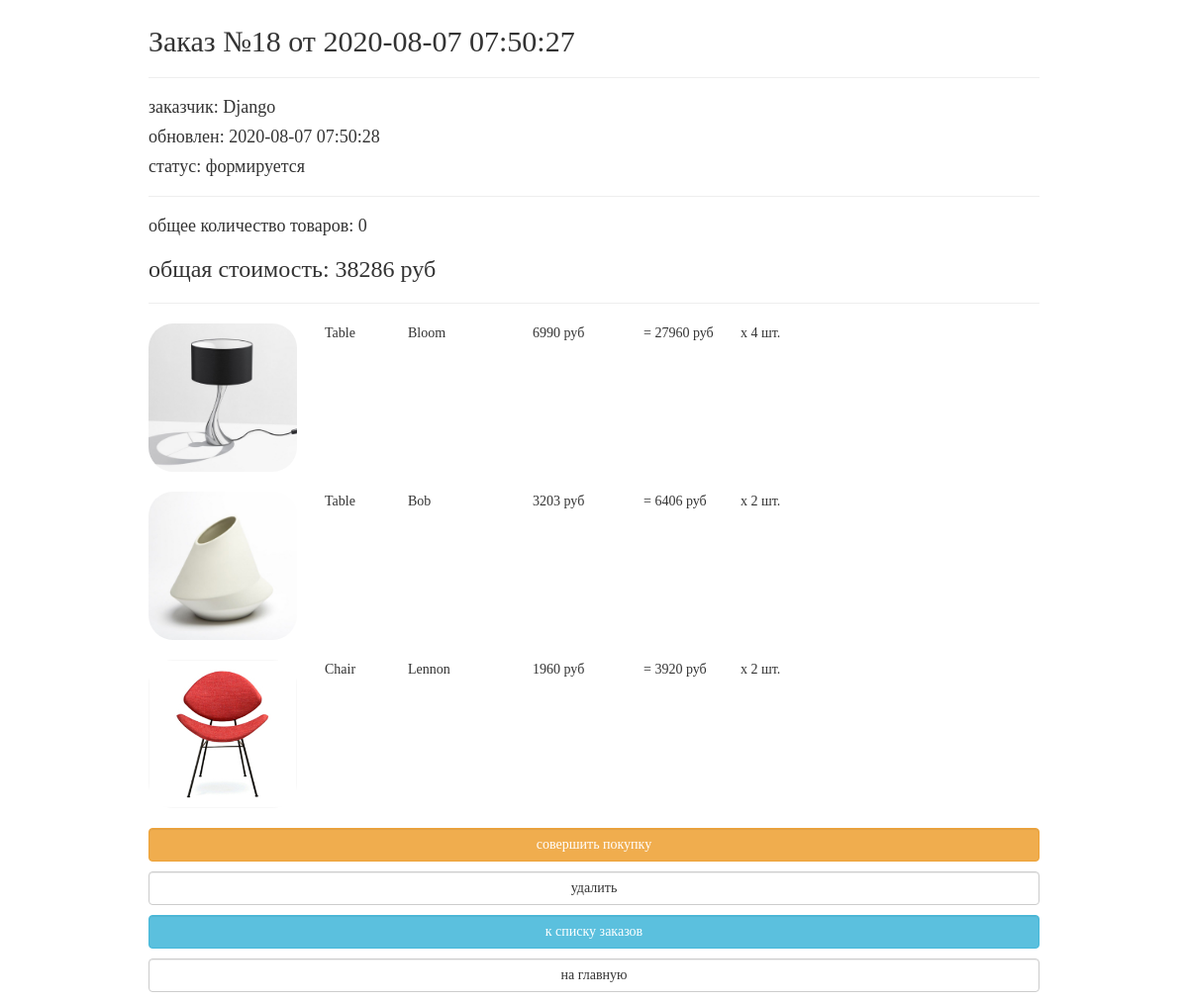
The page /orders/order/read/18/ (signed in) on the database its author committed.
### ordersapp/models.py (models this page shows, shortened)
class Order(models.Model):
    PREPARING = 'P'
    SENT_FOR_ASSEMBLY = 'S'
    ASSEMBLY = 'A'
    PAID = 'D'
    READY = 'R'
    CANCEL = 'C'
    ORDER_STATUS_CHOICES = (
        (PREPARING, 'формируется'),
        (SENT_FOR_ASSEMBLY, 'отправлен на сборку'),
        (ASSEMBLY, 'собирается'),
        (PAID, 'оплачен'),
        (READY, 'готов к выдаче'),
        (CANCEL, 'отменен'),
    )
    user = models.ForeignKey(get_user_model(), on_delete=models.CASCADE)
    status = models.CharField(verbose_name='статус',
                              max_length=1,
                              choices=ORDER_STATUS_CHOICES,
                              default=PREPARING)
    is_active = models.BooleanField(verbose_name='активен', default=True, db_index=True)
    created = models.DateTimeField(verbose_name='создан', auto_now_add=True)
    updated = models.DateTimeField(verbose_name='обновлен', auto_now=True)
    class Meta:
        ordering = ('-created',)
        verbose_name = 'заказ'
        verbose_name_plural = 'заказы'
    def get_total_cost(self):
        items = self.orderitems.all()
        return sum(list(map(lambda x: x.quantity * x.product.price, items)))

class OrderItem(models.Model):
    order = models.ForeignKey(Order,
                              related_name="orderitems",
                              on_delete=models.CASCADE)
    product = models.ForeignKey(Product,
                                verbose_name='продукт',
                                on_delete=models.CASCADE)
    quantity = models.PositiveIntegerField(verbose_name='количество',
                                           default=0)
    @property
    def product_cost(self):
        return self.product.price * self.quantity

### authapp/models.py (models this page shows, shortened)
class ShopUser(AbstractUser):
    age = models.PositiveSmallIntegerField('Возраст', null=True)
    avatar = models.ImageField(upload_to='users_avatars', blank=True)
    id_for_friends = models.CharField('Код для пригашения друзей', max_length=8, blank=True)
    activation_key = models.CharField(max_length=128, blank=True)
    activation_key_expires = models.DateTimeField(default=get_activation_key_expires)

### mainapp/models.py (models this page shows, shortened)
class Product(models.Model):
    category = models.ForeignKey(ProductCategory, on_delete=models.PROTECT, verbose_name='Категория')
    name = models.CharField('Название', max_length=128)
    short_description = models.CharField('Краткое описание', max_length=128, blank=True)
    description = models.TextField('Описание', blank=True)
    quantity = models.PositiveIntegerField('Количество', default=0)
    price = models.DecimalField('Цена', max_digits=10, decimal_places=0, default=0)
    image = models.ImageField(upload_to='products_images', blank=True)
    is_active = models.BooleanField(default=True, db_index=True)
    created_at = models.DateTimeField('Дата создания', auto_now_add=True)
    updated_at = models.DateTimeField('Дата обновления', auto_now=True)

class ProductCategory(models.Model):
    name = models.CharField('Название', max_length=128, unique=True)
    description = models.TextField('Описание', max_length=255, blank=True)
    is_active = models.BooleanField(default=True, db_index=True)
    created_at = models.DateTimeField('Дата создания', auto_now_add=True)

### ordersapp/views.py (the view)
# urls.py: path('order/read/<int:pk>/', ordersapp.OrderDetail.as_view(), name='order_read'),
class OrderDetail(PageTitleMixin, LoggedUserOnlyMixin, DetailView):
    model = Order
    page_title = "Просмотр заказа"

### basketapp/context_processors.py (called while the page is built)
def basket(request):
    if request.user.is_authenticated:
        basket = request.user.basket.select_related('product', 'product__category').all()
    else:
        basket = []
    return {
        'basket': basket,
    }

### mainapp/templatetags/my_filters.py (called while the page is built)
@register.filter(name='media_folder_products')
def media_folder_products(string):
    if not string:
        string = 'products_images/default.jpg'
    return f'{settings.MEDIA_URL}{string}'

### ordersapp/views.py (called while the page is built)
    def get_context_data(self, **kwargs):
        context = super().get_context_data(**kwargs)
        context['title'] = self.page_title
        return context

    @method_decorator(login_required())
    def dispatch(self, request, *args, **kwargs):
        return super().dispatch(request, *args, **kwargs)

### ordersapp/templates/ordersapp/order_detail.html
{% extends "ordersapp/base.html" %}
{% load static %}
{% load my_filters %}
{% block container %}
   {% include 'ordersapp/includes/inc__order_summary.html' %}
   <div class="basket_list">
       {% for item in object.orderitems.select_related %}
           <div class="basket_record">
               <img src="{{ item.product.image|media_folder_products }}"
                    alt="{{ item.product.short_desc }}">
               <span class="category_name">
                   {{ item.product.category.name }}
               </span>
               <span class="product_name">{{ item.product.name }}</span>
               <span class="product_price">
                   {{ item.product.price }}&nbspруб
               </span>
               <span class="product_quantitiy">
                   x {{ item.quantity }} шт.
               </span>
               <span class="product_cost">
                    = {{ item.product_cost }}&nbspруб
               </span>
           </div>
       {% endfor %}
   </div>
   {% include 'ordersapp/includes/inc__order_actions.html' %}
{% endblock %}

### ordersapp/templates/ordersapp/includes/inc__order_summary.html (shortened to what this page needs)
{% if object %}
    <div class="h2">Заказ №{{ object.pk }} от {{ object.created|date:"Y-m-d H:i:s" }}</div>
    <hr>
    <div class="h4">заказчик: {{ user.last_name }} {{ user.first_name }} </div>
    <div class="h4">обновлен: {{ object.updated|date:"Y-m-d H:i:s" }}</div>
    <div class="h4">cтатус: {{ object.get_status_display }}</div>
    <hr>
    <div class="h4">
        общее количество товаров: <span class="order_total_quantity">{{ object.get_total_quantity }}</span>
    </div>
    <div class="h3">
        общая стоимость: <span class="order_total_cost">{{ object.get_total_cost }}</span> руб
    </div>
{% endif %}
<hr>

### static/css/style.css (style rules this page uses)
* { margin: 0; padding: 0; }
html, body { height: 100%; }
body { font-family: Montserrat; }
.basket_list span.category_name { margin-left: 2em; width: 5em; position: relative; display: block; float: left; }
.basket_list span.product_name { margin-left: 1em; width: 8em; position: relative; display: block; float: left; }
.basket_list span.product_price { margin-left: 1em; width: 7em; position: relative; display: block; float: left; }
.basket_list span.product_cost { margin-left: 1em; width: 7em; position: relative; display: block; float: left; }
.basket_list .basket_record { position: relative; display: block; height: 170px; float: none; }
.order_container img { display: block; float: left; width: 150px; border-radius: 25px; }

### rows shown on the page
Order: pk "18", created "2020-08-07 07:50:27", updated "2020-08-07 07:50:28", status "формируется", get_total_cost "38286"
ShopUser: first_name "Django"
OrderItem: product.image|media_folder_products (picture), product.category.name "Table", product.name "Bloom", product.price "6990", quantity "4", product_cost "27960"
OrderItem: product.image|media_folder_products (picture), product.category.name "Table", product.name "Bob", product.price "3203", quantity "2", product_cost "6406"
OrderItem: product.image|media_folder_products (picture), product.category.name "Chair", product.name "Lennon", product.price "1960", quantity "2", product_cost "3920"
